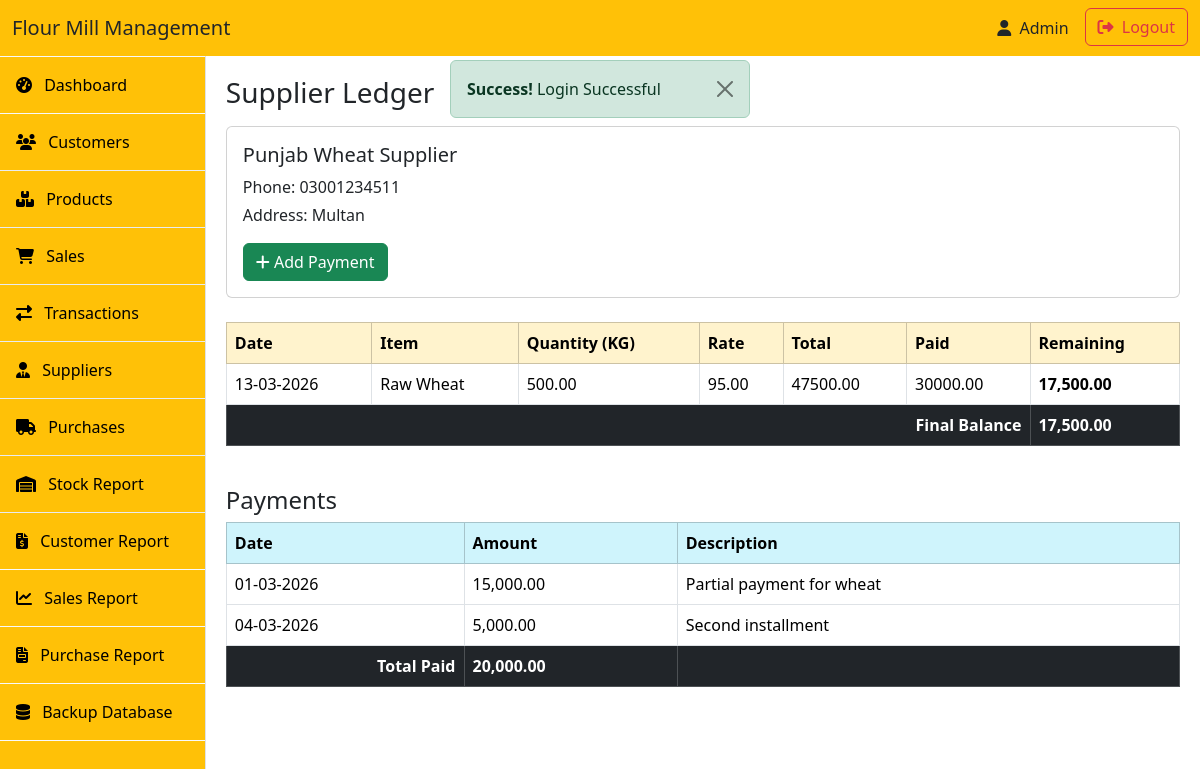
The app's page /suppliers/supplier_ledger.php?supplier_id=1 (signed in) with its own data.
### tables this page shows
CREATE TABLE `suppliers` (
  `id` int(11) NOT NULL AUTO_INCREMENT,
  `name` varchar(255) NOT NULL,
  `phone` varchar(15) DEFAULT NULL,
  `address` text DEFAULT NULL,
  `created_at` timestamp NOT NULL DEFAULT current_timestamp(),
  PRIMARY KEY (`id`),
  UNIQUE KEY `name` (`name`)
);

CREATE TABLE `purchases` (
  `id` int(11) NOT NULL AUTO_INCREMENT,
  `supplier_id` int(11) NOT NULL,
  `item_name` varchar(100) NOT NULL,
  `quantity` decimal(10,2) NOT NULL,
  `rate` decimal(10,2) NOT NULL,
  `total` decimal(10,2) NOT NULL,
  `paid` decimal(10,2) DEFAULT 0.00,
  `remaining` decimal(10,2) DEFAULT 0.00,
  `created_at` datetime DEFAULT current_timestamp(),
  `updated_at` datetime DEFAULT current_timestamp() ON UPDATE current_timestamp(),
  PRIMARY KEY (`id`),
  KEY `fk_purchase` (`supplier_id`),
  CONSTRAINT `fk_purchase` FOREIGN KEY (`supplier_id`) REFERENCES `suppliers` (`id`) ON DELETE CASCADE ON UPDATE CASCADE
);

CREATE TABLE `supplier_payments` (
  `id` int(11) NOT NULL AUTO_INCREMENT,
  `supplier_id` int(11) NOT NULL,
  `amount` decimal(10,2) NOT NULL,
  `description` varchar(255) DEFAULT NULL,
  `created_at` datetime DEFAULT current_timestamp(),
  PRIMARY KEY (`id`),
  KEY `fk_supplier` (`supplier_id`),
  CONSTRAINT `fk_supplier` FOREIGN KEY (`supplier_id`) REFERENCES `suppliers` (`id`) ON DELETE CASCADE ON UPDATE CASCADE
);

### includes/functions.php (called while the page is built, shortened)
<?php
function e(string $value): string
{
    return htmlspecialchars($value ?? '', ENT_QUOTES | ENT_SUBSTITUTE, 'UTF-8');
}

### suppliers/supplier_ledger.php (the view, shortened to what this page needs)
<?php
include "../includes/init.php";
include "../layout/header.php";
$supplier_id = $_GET['supplier_id'];
$stmt = mysqli_prepare($conn, "SELECT * FROM suppliers WHERE id = ?");
mysqli_stmt_bind_param($stmt, "i", $supplier_id);
mysqli_stmt_execute($stmt);
$result = mysqli_stmt_get_result($stmt);
$supplier = mysqli_fetch_assoc($result);
$stmtPurchases = mysqli_prepare($conn, "
    SELECT created_at, item_name, quantity, rate, total, paid, remaining
    FROM purchases
    WHERE supplier_id = ?
    ORDER BY created_at ASC
");
mysqli_stmt_bind_param($stmtPurchases, "i", $supplier_id);
mysqli_stmt_execute($stmtPurchases);
$purchases = mysqli_stmt_get_result($stmtPurchases);
$stmtPayments = mysqli_prepare($conn, "
    SELECT created_at, amount, description
    FROM supplier_payments
    WHERE supplier_id = ?
    ORDER BY created_at ASC
");
mysqli_stmt_bind_param($stmtPayments, "i", $supplier_id);
mysqli_stmt_execute($stmtPayments);
$payments = mysqli_stmt_get_result($stmtPayments);
?>
<h3 class="mb-3">Supplier Ledger</h3>
<div class="card mb-4">
    <div class="card-body">
        <div>
            <h5><?= e($supplier['name']); ?></h5>
            <p class="mb-1">Phone: <?= e($supplier['phone']); ?></p>
            <p>Address: <?= e($supplier['address']); ?></p>
        </div>
        <div>
            <a href="payment_add.php?supplier_id=<?= $supplier['id']; ?>"
                class="btn btn-success">
                <i class="fas fa-plus"></i> Add Payment
            </a>
        </div>
    </div>
</div>
<div class="table-responsive">
    <table class="table table-bordered">
        <thead class="table-warning">
            <tr>
                <th>Date</th>
                <th>Item</th>
                <th>Quantity (KG)</th>
                <th>Rate</th>
                <th>Total</th>
                <th>Paid</th>
                <th>Remaining</th>
            </tr>
        </thead>
        <tbody>
            <?php
            $finalBalance = 0;
            while ($row = mysqli_fetch_assoc($purchases)):
            ?>
                <tr>
                    <td><?= date("d-m-Y", strtotime($row['created_at'])); ?></td>
                    <td><?= $row['item_name']; ?></td>
                    <td><?= $row['quantity']; ?></td>
                    <td><?= $row['rate']; ?></td>
                    <td><?= $row['total']; ?></td>
                    <td><?= $row['paid']; ?></td>
                    <td><strong><?= number_format($row['remaining'], 2); ?></strong></td>
                </tr>
                <?php $finalBalance += $row['remaining']; ?>
            <?php endwhile; ?>
            <tr class="table-dark">
                <td colspan="6" class="text-end"><strong>Final Balance</strong></td>
                <td><strong><?= number_format($finalBalance, 2); ?></strong></td>
            </tr>
        </tbody>
    </table>
</div>
<h4 class="mt-4">Payments</h4>
<div class="table-responsive">
    <table class="table table-bordered">
        <thead class="table-info">
            <tr>
                <th>Date</th>
                <th>Amount</th>
                <th>Description</th>
            </tr>
        </thead>
        <tbody>
            <?php
            $totalPayments = 0;
            while ($pay = mysqli_fetch_assoc($payments)):
                $totalPayments += $pay['amount'];
            ?>
                <tr>
                    <td><?= date("d-m-Y", strtotime($pay['created_at'])); ?></td>
                    <td><?= number_format($pay['amount'], 2); ?></td>
                    <td><?= e($pay['description']); ?></td>
                </tr>
            <?php endwhile; ?>
            <tr class="table-dark">
                <td class="text-end"><strong>Total Paid</strong></td>
                <td><strong><?= number_format($totalPayments, 2); ?></strong></td>
                <td></td>
            </tr>
        </tbody>
    </table>
</div>

### layout/header.php (style rules this page uses)
body { overflow-x: hidden; }

### records on screen
suppliers: name "Punjab Wheat Supplier", phone "03001234511", address "Multan"
purchases: created_at "13-03-2026", item_name "Raw Wheat", quantity "500.00", rate "95.00", total "47500.00", paid "30000.00", remaining "17,500.00"
supplier_payments: created_at "01-03-2026", amount "15,000.00", description "Partial payment for wheat"
supplier_payments: created_at "04-03-2026", amount "5,000.00", description "Second installment"

### other values on screen
$msg "Login Successful"
$finalBalance "17,500.00"
$totalPayments "20,000.00"
